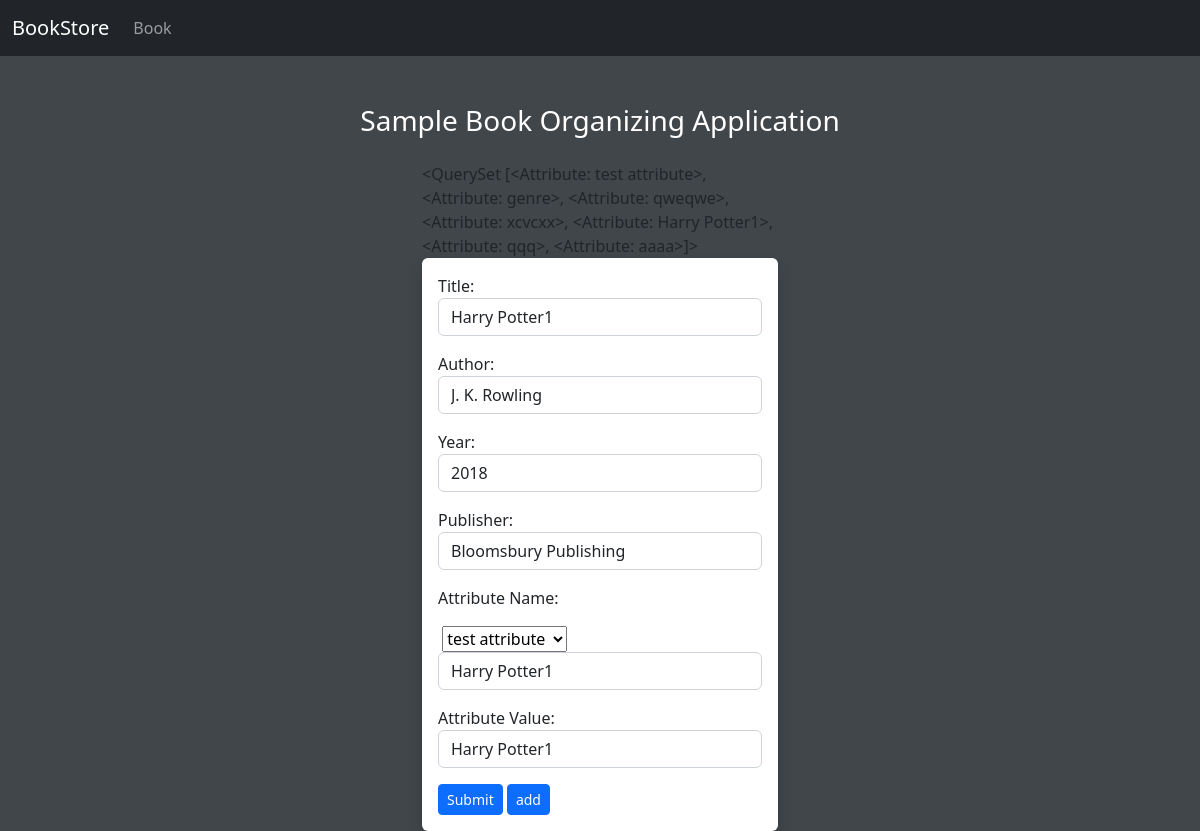
Page /edit-book/1/ on the committed database.
### core/models.py (models this page shows, shortened)
class Attribute(models.Model):
    attribute = models.CharField(max_length=100, unique=True)
    def __str__(self):
        return self.attribute

class Book(models.Model):
    title  = models.CharField(max_length=100)
    author = models.CharField(max_length=150)
    year  = models.IntegerField()
    publisher = models.CharField(max_length=150, blank=True)
    created_at = models.DateTimeField(auto_now_add=True)
    updated_at = models.DateTimeField(auto_now=True)
    class Meta:
        unique_together = (('title', 'author'),)

### core/views.py (the view, shortened to what this page needs)
# urls.py: path('edit-book/<int:id>/', Edit_Book.as_view(), name='edit-book'),
class Edit_Book(View):
    def get(self, request, id):
        bookdt = Book.objects.get(id=id)
        fm = AddBookForm(instance=bookdt)
        all_attributes = Attribute.objects.all()
        all_attributeValues = AttributeValue.objects.all()
        selected_attributes = bookdt.book_attrs.all()
        return render(request, 'core/edit-book.html', {
            'form' : fm,
            'all_attributes': all_attributes,
            'all_attributeValues': all_attributeValues,
            'selected_attributes': selected_attributes
        })

### core/forms.py
class AddBookForm(forms.ModelForm):
    class Meta:
        model = Book
        fields = ("title", "author", "year", "publisher")
        years = [(year, year) for year in range(1700, 2100)]
        widgets = {
            'title':forms.TextInput(attrs={'class':'form-control', 'required': True}),
            'author':forms.TextInput(attrs={'class':'form-control', 'required': True}),
            'year':forms.Select(attrs={'class':'form-control', 'required': True}, choices=years),
            'publisher':forms.TextInput(attrs={'class':'form-control', 'required': False})
        }

### core/templates/core/edit-book.html (shortened to what this page needs)
{% extends 'core/base.html' %}
{% block main_content %}
<section class="container">
    <div class="row justify-content-around text-center text-white mt-5">
        <div class="col-sm-8">
            <h3>Sample Book Organizing Application</h3>
        </div>
    </div>
    <div class="row justify-content-around mt-3">
        <div class="col-sm-4">
            {{all_attributes}}
                <form action="" method="POST" class="bg-white p-3 rounded shadow">
                {{form.as_p}}
                <div id="attrs" >
                    <div class="">
                        <p>
                            <label for="id_title">Attribute Name:</label>
                            <div class="form-group">
                                <select class="custom-select" name="" id="">
                                    {% for i in all_attributes %}
                                        <option value="{{i}}" >{{i}}</option>
                                    {% endfor %}
                                </select>
                            </div>
                            <input type="text" name="aan_1" value="Harry Potter1" class="form-control" required="" maxlength="100" id="id_title">
                        </p>
                        <p>
                            <label for="id_title">Attribute Value:</label>
                            <input type="text" name="aav_1" value="Harry Potter1" class="form-control" required="" maxlength="100" id="id_title">
                        </p>
                    </div>
                </div>
                <input type="submit" value="Submit"  class="btn btn-primary btn-sm">
                <input type="button" value="add" onclick="add_section()" class="btn btn-primary btn-sm">
            </form>
        </div>
    </div>
</section>
{% endblock main_content %}

### core/static/css/base.css (style rules this page uses)
body { background-color: #41464b; }

### rows in the picture
Attribute: attribute.attribute "<QuerySet [<Attribute: test attribute>, <Attribute: genre>, <Attribute: qweqwe>, <Attribute: xcvcxx>, <Attribute: Harry Potter1>, <Attribute: qqq>, <Attribute: aaaa>]>"
Book: title "Harry Potter1", author "J. K. Rowling", year "2018", publisher "Bloomsbury Publishing"

### other values in the picture
form field value "test attribute"
